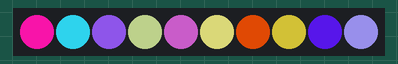
Recording of a sketch running on a simulated Arduino Uno, built with avr-gcc and run on an emulated ATmega328P. Parts: 10 RGB LEDs in strip order, left to right. Random numbers use the default seed unless the sketch sets one.

Above: at 0.06 s.
At 5.04 s:
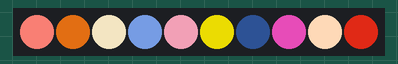
At 10.03 s:
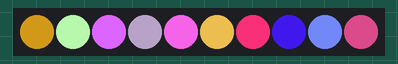
At 20.0 s:
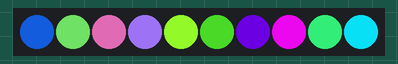
At 29.97 s:
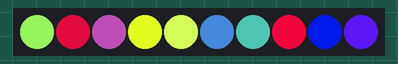
At 39.94 s:
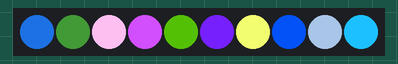

The sketch:

ch_14_neopixel.ino
```cpp
#include <Adafruit_NeoPixel.h>

const int pixelPin = 9;
const int numPixels = 10;

Adafruit_NeoPixel pixels = Adafruit_NeoPixel(numPixels, pixelPin, NEO_GRB + NEO_KHZ800);

void setup() {
  pixels.begin();
}

void loop() {
  for (int i = 0; i < numPixels; i++) {
    int red = random(255);
    int green = random(255);
    int blue = random(255);
    pixels.setPixelColor(i, pixels.Color(red, green, blue));
    pixels.show();
  }
  delay(100);
}
```
